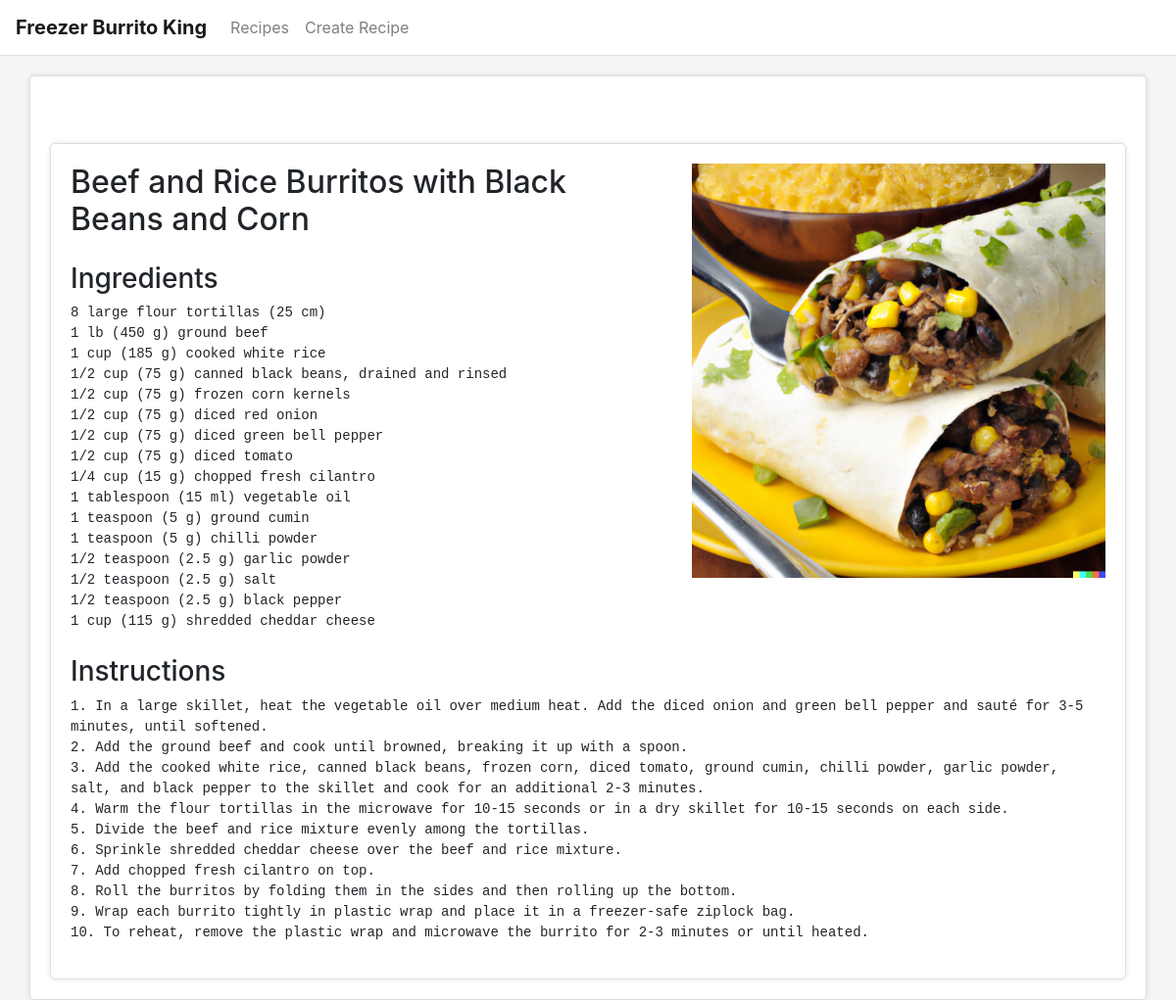
Page /recipes/1/ on the committed database.
### recipes/models.py (models this page shows, shortened)
class Recipe(models.Model):
    id = models.BigAutoField(primary_key=True)
    title = models.CharField(max_length=255)
    description = models.TextField()
    image = models.ImageField(upload_to='recipe_images/')
    ingredients = models.TextField()
    instructions = models.TextField()
    created_at = models.DateTimeField(auto_now_add=True)
    updated_at = models.DateTimeField(auto_now=True)
    objects = models.Manager()

### recipes/views.py (the view)
# urls.py: path('recipes/<int:pk>/', recipe_detail, name='recipe_detail'),
def recipe_detail(request, pk):
    recipe = get_object_or_404(Recipe, pk=pk)
    return render(request, 'recipe_detail.html', {'recipe': recipe})

### recipes/templates/recipe_detail.html
{% extends 'base.html' %}
{% block content %}
    <div class="container mt-5">
        <div class="row">
            <div class="col-md-7">
                <h2 class="text-3xl font-bold mb-4">{{ recipe.title }}</h2>
                <div class="mb-4">
                    <h3 class="text-xl font-bold">Ingredients</h3>
                    <pre style="white-space: pre-wrap;">{{ recipe.ingredients }}</pre>
                </div>
                <div>
                    <h3 class="text-xl font-bold">Instructions</h3>
                    <pre style="white-space: pre-wrap; width: 175%;">{{ recipe.instructions }}</pre>
                </div>
            </div>
            <div class="col-md-5">
                <img src="{{ recipe.image.url }}" alt="{{ recipe.title }}" class="img-fluid mb-4" style="width: 100%">
            </div>
        </div>
    </div>
{% endblock %}

### recipes/templates/base.html (shortened to what this page needs)
<!DOCTYPE html>
<html lang="en">
<head>
  <link rel="stylesheet" href="https://stackpath.bootstrapcdn.com/bootstrap/4.3.1/css/bootstrap.min.css">
</head>
<body>
  <nav class="navbar navbar-expand-lg navbar-light">
    <a class="navbar-brand" href="#">Freezer Burrito King</a>
    <div class="collapse navbar-collapse" id="navbarNav">
      <ul class="navbar-nav">
        <li class="nav-item {% if request.path == '/' %}active{% endif %}">
          <a class="nav-link" href="{% url 'recipe_list' %}">Recipes</a>
        </li>
        <li class="nav-item {% if request.path == '/recipe/create/' %}active{% endif %}">
          <a class="nav-link" href="{% url 'recipe_create' %}">Create Recipe</a>
        </li>
      </ul>
    </div>
  </nav>
  <div class="container">
    {% block content %}{% endblock %}
  </div>
</body>
</html>

### recipes/templates/base.html (style rules this page uses)
body { background-color: #f5f5f5; }
.navbar { background-color: #fff; border-bottom: 1px solid #ddd; }
.navbar-brand { font-weight: bold; }
.nav-link { color: #333; }
.container { background-color: #fff; margin-top: 20px; padding: 20px; border: 1px solid #ddd; border-radius: 5px; box-shadow: 0 0 5px rgba(0, 0, 0, 0.1); }

### rows in the picture
Recipe: title "Beef and Rice Burritos with Black Beans and Corn", ingredients "8 large flour tortillas (25 cm) 1 lb (450 g) ground beef 1 cup (185 g) cooked white rice 1/2 cup (75 g) canned black beans, drained and rinsed 1/2 cup (75 g) frozen corn kernels 1/2 cup (75 g) diced red onion 1/2 cup (75 g) diced green bell pepper 1/2 cup (75 g) diced tomato 1/4 cup (15 g) chopped fresh cilantro 1 tablespoon (15 ml) vegetable oil 1 teaspoon (5 g) ground cumin 1 teaspoon (5 g) chilli powder 1/2 teaspoon (2.5 g) garlic powder 1/2 teaspoon (2.5 g) salt 1/2 teaspoon (2.5 g) black pepper 1 cup (115 g) shredded cheddar cheese", instructions "1. In a large skillet, heat the vegetable oil over medium heat. Add the diced onion and green bell pepper and sauté for 3-5 minutes, until softened. 2. Add the ground beef and cook until browned, breaking it up with a spoon. 3. Add the cooked white rice, canned black beans, frozen corn, diced tomato, ground cumin, chilli powder, garlic powder, salt, and black pepper to the skillet and cook for an additional 2-3 minutes. 4. Warm the flour tortillas in the microwave for 10-15 seconds or in a dry skillet for 10-15 seconds on each side. 5. Divide the beef and rice mixture evenly among the tortillas. 6. Sprinkle shredded cheddar cheese over the beef and rice mixture. 7. Add chopped fresh…", image (picture)
